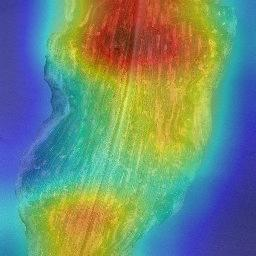
#> input picture keras/cam_art_normal/00a20f6f-e8bd-4453-9e25-36ea70feb626___RS_GLSp 4655.JPG, 256 x 256 px, given in place of bad-432d-ac58-d291718345d9___FREC_Scab 3417_final_masked.jpg, which was not available
$ jupyter execute --allow-errors BiasMetric.ipynb   (older library calls are emulated)
#> lines starting #> are read from the running program, lines starting #| are printed output that depends on the picture; long printed decimals are rounded; pictures that were not available may be replaced by others from this repository, and a replacement may not be noted
[cell 1]
import numpy as np
from img_loader import DatasetLoader
import matplotlib.pyplot as plt
import matplotlib.image as mpimg
from PIL import Image, ImageOps
from sklearn.preprocessing import MinMaxScaler
import scipy.misc
from PIL import ImageEnhance, ImageOps
import cv2
import matplotlib.pyplot as pp
import random
from glob import glob
from numpy import argmax
from scipy.misc import toimage
import json

[cell 2]
b_directory = 'maps_test_tf'
files_path = glob(b_directory + "/*/*/*.json")

#> (a cell that did not finish here is left out)

#> (a cell that did not finish here is left out)

#> (a cell that did not finish here is left out)

#> (a cell that did not finish here is left out)

#> (a cell that did not finish here is left out)

[cell 8]
# dans quel sens on peux flatten un pil getdata et une cv2 image?
folder_read = '/home/lux/dev/Bachelor-2017/keras/dataset_black_bg/Apple___Apple_scab/0a5e9323-dbad-432d-ac58-d291718345d9___FREC_Scab 3417_final_masked.jpg'
im = cv2.imread(folder_read, cv2.IMREAD_GRAYSCALE)
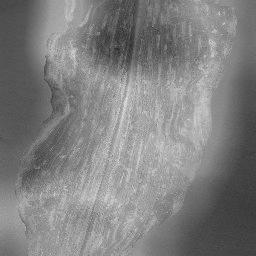
#> im: shape (256, 256); min 38, max 230, mean 127.8
cv2.imwrite('out.jpg', im)
im.shape
#> Out = (256, 256)

[cell 9]
for i, row in enumerate(im):
    for j, pixel in enumerate(row):
        if pixel < 10:
            im[i][j] = 1000
cv2.imwrite('out2.jpg', im)
#> Out = True

[cell 10]
im_splits = ['dataset_black_bg', 'Apple___Apple_scab', '0a5e9323-dbad-432d-ac58-d291718345d9___FREC_Scab 3417.JPG']
im_splits

[cell 11]
im_splits[2][:-4] + '_final_masked.jpg'

#> (a cell that did not finish here is left out)

[cell 13]
base = 'dataset_black_bg/'
im = cv2.imread(base + im_splits[1] + '/' + im_splits[2][:-4] + '_final_masked.jpg', cv2.IMREAD_GRAYSCALE)
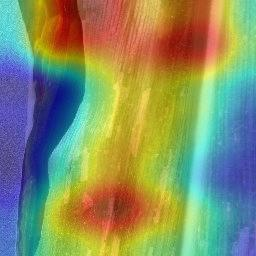
#> input picture keras/cam_art_normal/0a01cc10-3892-4311-9c48-0ac6ab3c7c43___RS_GLSp 9352.JPG, 256 x 256 px, given in place of bad-432d-ac58-d291718345d9___FREC_Scab 3417_final_masked.jpg, which was not available
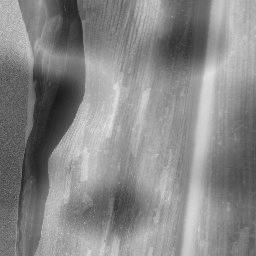
#> im: shape (256, 256); min 17, max 231, mean 135.9
print(im.shape)
#| (256, 256)
toimage(im)

[cell 14]
cam = cv2.imread('/home/lux/dev/Bachelor-2017/keras/maps_test_tf/Corn_(maize)___Common_rust_/RS_Rust 2307.JPG/0.tiff', cv2.IMREAD_UNCHANGED)
#> cam is the input picture: shape (256, 256, 3); mean B, G, R 102, 143.5, 133.9

[cell 15]
cam

[cell 16]
print('nmin')
print('min', cam.min())
#| min 0
print('max', cam.max())
#| max 255
print('mean', cam.mean())
#| mean 126.463
print('median', np.median(cam))
#| median 132.0

[cell 17]
minimum = cam.min()
#> minimum = 0
for i in range(0, len(cam)):
    for j in range(0, len(cam[i])):
        cam[i][j] = cam[i][j] - minimum

[cell 18]
print('nmin')
print('min', cam.min())
#| min 0
print('max', cam.max())
#| max 255
print('mean', cam.mean())
#| mean 126.463
print('median', np.median(cam))
#| median 132.0

[cell 19]
cam.shape
#> Out = (256, 256, 3)

[cell 20]
cam.mean()
#> Out = 126.5

[cell 21]
files_path = glob('maps_test_tf' + "/*/*/*.tiff")
list_of_cams = []
for f_path in files_path:
    list_of_cams.append(cv2.imread(f_path, cv2.IMREAD_UNCHANGED).flatten())

[cell 22]
list_of_cams = np.asarray(list_of_cams)
#> (the rest of this cell did not finish here and is left out)

[cell 23]
list_of_cams[:5].flatten().shape

[cell 24]
n, bins, patches = plt.hist(list_of_cams.flatten(), bins=1000)
plt.show()
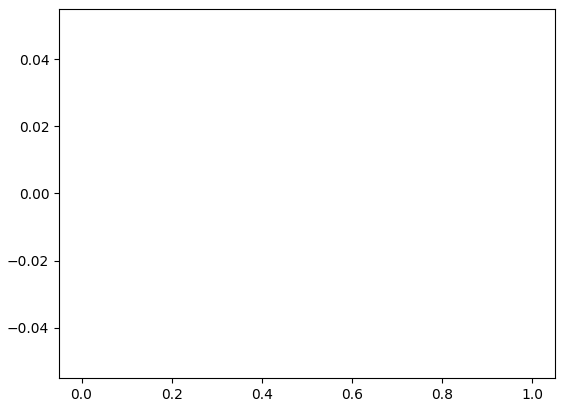
#> figure drawn by matplotlib, 1 panel
